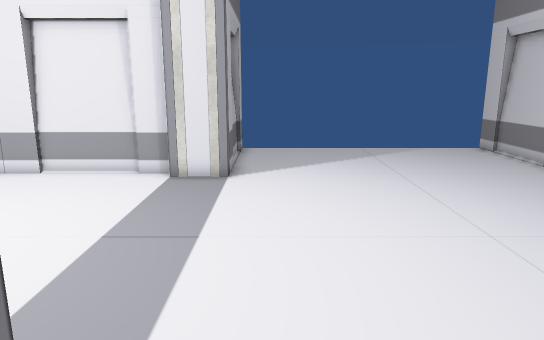
View 1 (above)

16 first-person views from a walk through a Unity game level. The camera is 1.5 m above the floor, tilts 12° down and sees 70° across. The floor is counted in squares, 0.5 m on a side. Each view is taken from the middle of a square. On the plan, view 1 faces up. The plan holds only what a view shows up to about 20 squares ahead; the rest is blank. Some animated figures are not drawn. Some surface patterns are stand-ins.

View 2
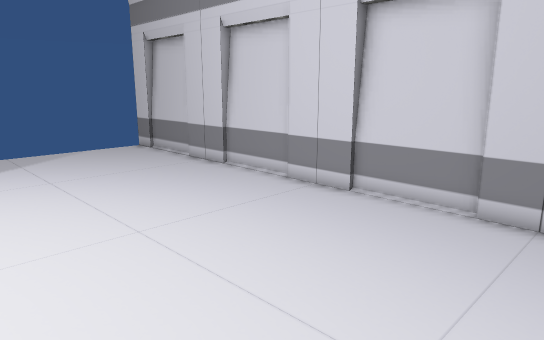

View 3
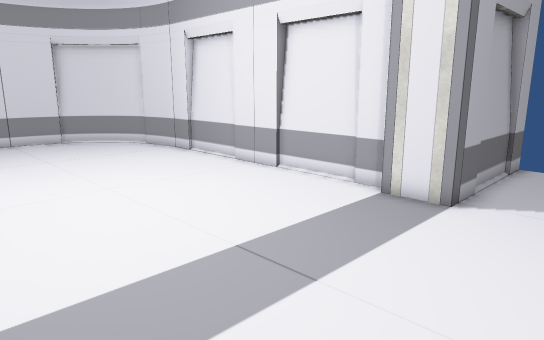

View 4
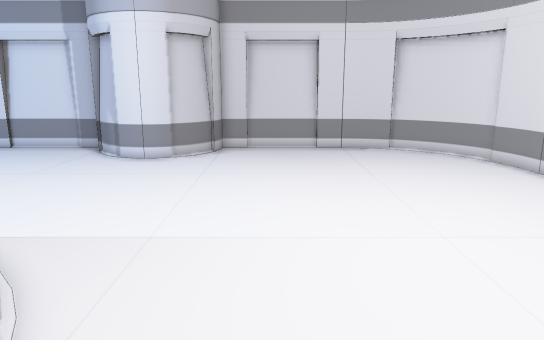

View 5
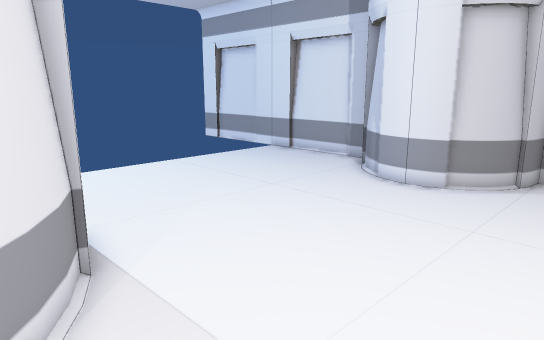

View 6
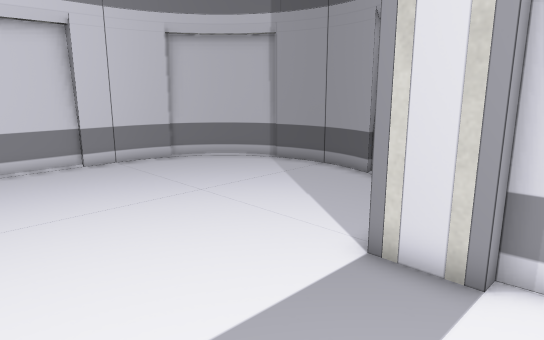

View 7
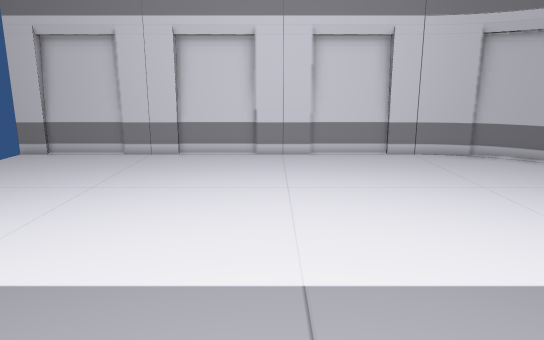

View 8
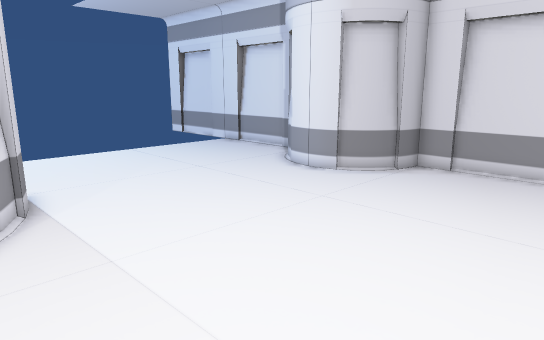

View 9
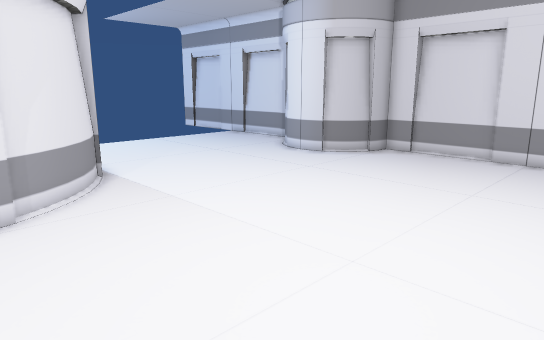

View 10
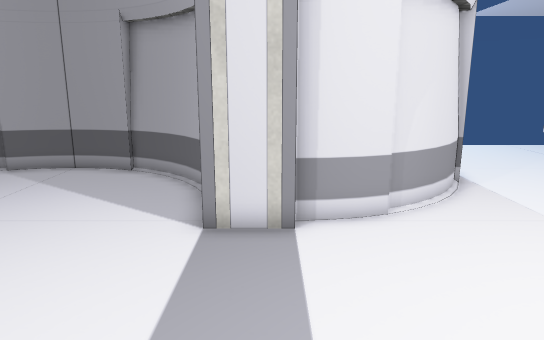

View 11
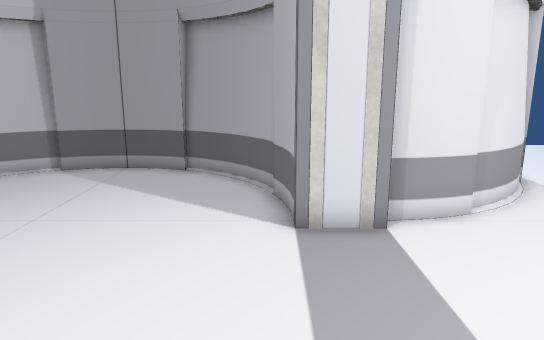

View 12
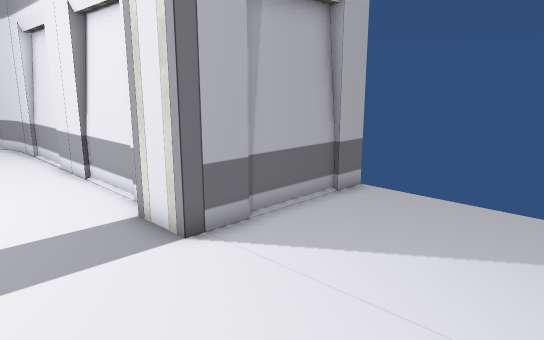

View 13
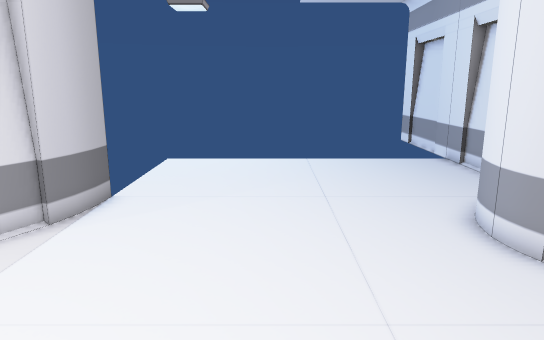

View 14
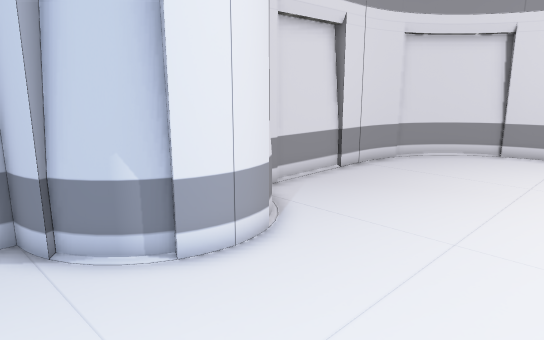

View 15
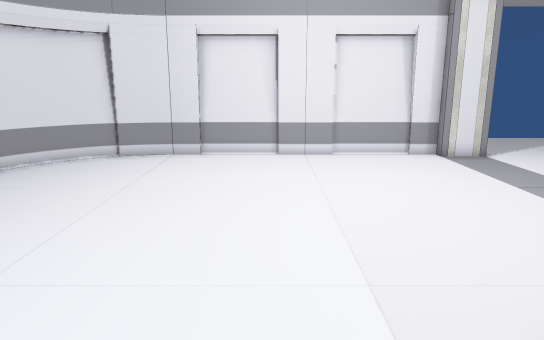

View 16
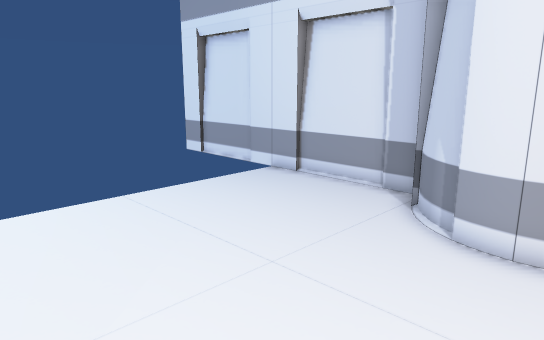

### Floor plan
Points are (right, up) in squares from view 1. A wall is a line through its corners. A room is listed if a view was taken in it or the views show most of it. See-through windows are left out.
Room 1 (views 1, 2, 3, 4, 5, 6, 7, 8, 9, 10, 11, 12, 13, 14, 15, 16)
walls: (-4.3, 1.4) (-3.5, 1.5) (-3.5, 2) (-1.5, 2) (-1.5, 0.6); (-5.1, 1.3) (-4.2, 1.5); (-5.9, 1) (-5, 1.3); (-6.6, 0.4) (-5.7, 0.9); (-1.5, 0.7) (-1.3, -0.1); (-7.4, -0.1) (-6.6, 0.5); (-1.3, 0) (-1, -0.8); (-8, -0.8) (-7.2, 0); (-1.1, -1.1) (-0.8, -1.7) (-0.2, -2.5); (-8.6, -1.5) (-7.9, -0.6); (-8.9, -2.3) (-8.5, -1.4); (-4.6, 13.7) (-8.3, 13.7); (-0.3, -2.4) (0.5, -3.2) (1.3, -3.8); (-8.1, 13.5) (-10.8, 13.5); (-9.3, -3.1) (-9, -2.2); (-9.5, -3.8) (-9.3, -2.9); (-10.6, 13.7) (-14.3, 13.7); (-9.5, -4.6) (-9.4, -3.6); (1.3, -3.7) (2.1, -4.2); (2.2, -4) (2.9, -4.3) (3.7, -4.5); (-14.1, 13.5) (-16.4, 13.5); (3.6, -4.4) (4.6, -4.5); (4.5, -4.5) (5.4, -4.4); (-1.4, 18.3) (-1.7, 18.3) (-1.7, 14.9); (5.2, -4.4) (6.1, -4.3); (-16.2, 13.5) (-17.1, 13.3); (5.9, -4.3) (6.9, -4); (-17, 13.3) (-17.9, 13); (-18.6, -0.6) (-18.5, -1.1); (-18.5, -1) (-18.5, -1.6); (-18.8, -0.3) (-18.6, -0.8); (-19.1, 0) (-18.9, -0.4); (6.8, -4.2) (7.7, -3.8) (8.6, -3.1); (-18.5, -1.5) (-18.6, -2.3); (-1.5, 19.6) (-1.5, 13) (-3.5, 13) (-3.5, 13.5) (-4.8, 13.5); (-17.8, 13.2) (-18.8, 12.7); (-19.7, 0.7) (-19.3, 0.3); (-18.6, -2.2) (-18.8, -2.7); (10.5, 6.1) (10.5, 8.8); (-20.1, 0.9) (-19.5, 0.5) (-19, -0.1); (-18.6, 12.8) (-19.5, 12.2) (-20.3, 11.4); (8.4, -3.3) (9.2, -2.5) (9.8, -1.7); (-18.9, -2.5) (-19.3, -3.2) (-19.8, -3.8) (-20.4, -4.1); (10.7, 2.8) (10.7, 6.3); (-20.4, 1.1) (-20, 0.9); (10.7, 8.6) (10.7, 12.3); (10.5, 0.6) (10.5, 2.8); (10, -0.9) (10.3, 0); (10.3, -0.2) (10.5, 0.8); (-19.1, -2.9) (-19.5, -3.5) (-20, -3.9); (-20.8, 1.4) (-20.3, 1.2); (9.8, -1.8) (10.2, -0.9); (-20.2, 11.5) (-20.8, 10.6); (-21.5, 2.9) (-21.5, 1.5) (-20.7, 1.4); (-21, 9.9) (-21.3, 9.1); (-20.7, 10.8) (-21.2, 9.8); (-21.7, 6.3) (-21.7, 2.8); (-21.3, 9.2) (-21.5, 8.2); (-21.5, 8.4) (-21.5, 6.3); (10.5, 12.1) (10.5, 14.8); (-20.3, -4.2) (-20.8, -4.4); (-20.6, -4.4) (-21.2, -4.5); (10.7, 14.8) (10.7, 18.3); (-21.1, -4.5) (-21.5, -4.5) (-21.5, -5.8); (-21.7, -5.7) (-21.7, -9.2); (10.5, 18.1) (10.5, 19.5); (-21.5, -9.1) (-21.5, -11.5)

Positions as (right, up) in squares from view 1, and headings:
1: (0, 0), facing up
2: (1, 0), facing up-right
3: (2, 3), facing up-left
4: (-2, 4), facing left
5: (-7, 4), facing down-left
6: (-5, 8), facing down-right
7: (-7, 8), facing right
8: (-7, 8), facing down-left
9: (-4, 11), facing down-left
10: (-3, 10), facing down
11: (-1, 10), facing down
12: (5, 9), facing up-left
13: (-14, 6), facing down
14: (-13, -6), facing up-left
15: (-11, -4), facing up
16: (-11, 0), facing down-left
